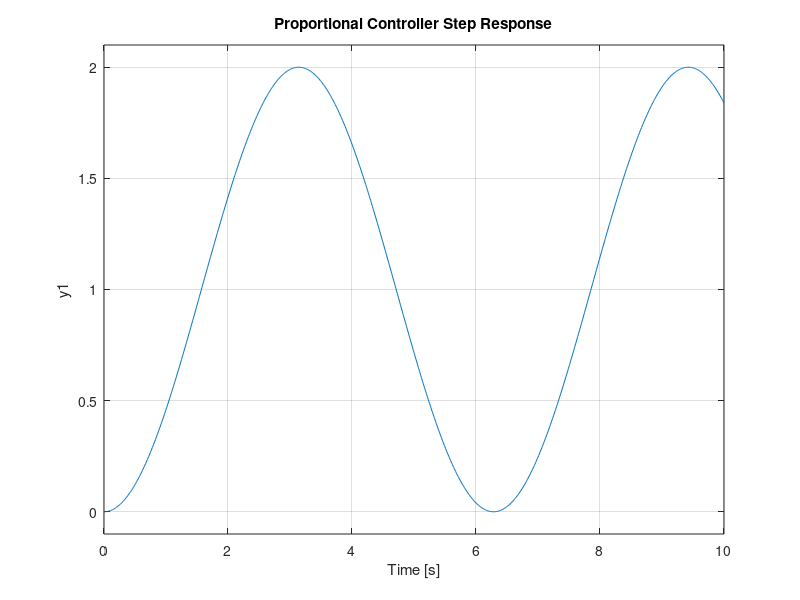
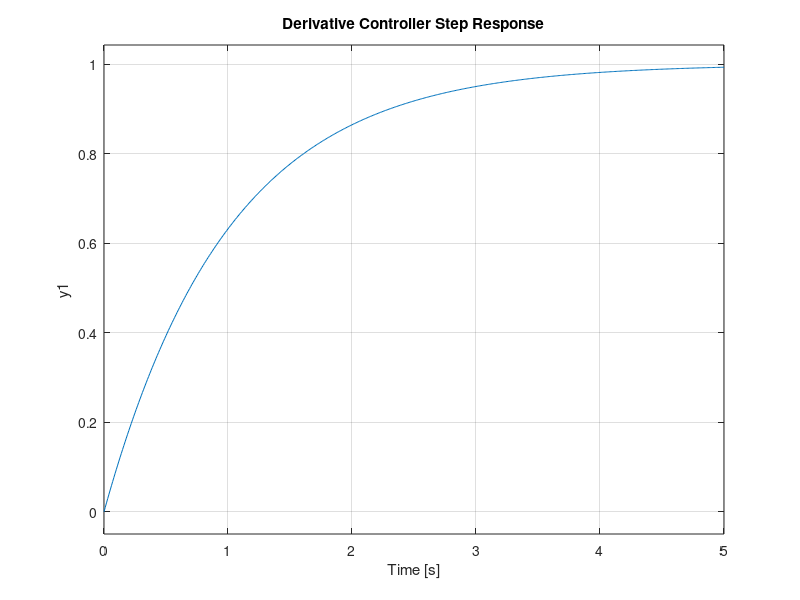
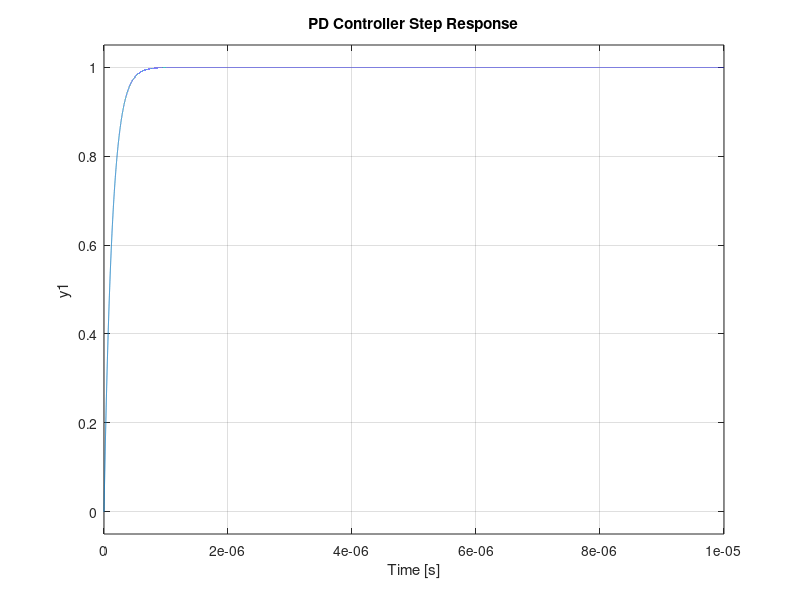

Recreate these plots in MATLAB, in order.
% Section 1
bz = 25500;
Jy = 1/300;
a = bz/Jy;
s = tf('s');
G = a/(s^2);

% Section 2
k_theta=1;

% 2.1 - Proportional Controller Root Locus
figure('Name', 'Proportional Control');
subplot(2,1,1);
K1 = k_theta/a;
L1 = K1*G;
T1 = L1/(1+L1);
rlocus(L1)
title('Proportional Controller Root Locus')
grid on;
pole(L1)
zero(L1)
% 2.2 - Proportional Controller Step Response - Marginally stable
subplot(2,1,2);
t = 0:0.01:10;
step(T1,t);
grid on;
title('Proportional Controller Step Response')

% 2.3 - Derivative Controller Root Locus
figure('Name', 'Derivative Control');
subplot(2,1,1)
K2 = (k_theta/a)*s;
L2 = K2*G;
T2 = L2/(1+L2);
rlocus(L2)
title('Derivative Controller Root Locus')
grid on;
pole(L2)
zero(L2)
% 2.4 - Derivative Controller Step Response
subplot(2,1,2)
t = 0:0.01:5;
step(T2,t);
grid on;
title('Derivative Controller Step Response')

% 2.5 - PD Controller Root Locus
figure('Name', 'PD Control');
subplot(2,1,1)
kp = 1;
kd = 1;

K3 = kp + (kd*s);
L3 = K3*G;
T3 = L3/(1+L3);
rlocus(L3)
title('PD Controller Root Locus')
grid on;
pole(L3)
zero(L3)
% 2.5 - PD Controller Step Response
subplot(2,1,2)
t = 0:10^-10:0.00001;
step(T3,t)
grid on;
title('PD Controller Step Response')




